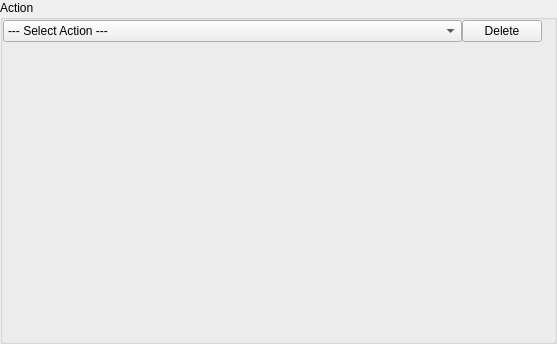
<?xml version="1.0" encoding="UTF-8"?>
<ui version="4.0">
 <class>action</class>
 <widget class="QGroupBox" name="action">
  <property name="geometry">
   <rect>
    <x>0</x>
    <y>0</y>
    <width>557</width>
    <height>344</height>
   </rect>
  </property>
  <property name="title">
   <string>Action</string>
  </property>
  <layout class="QGridLayout" name="gridLayout_2">
   <property name="leftMargin">
    <number>0</number>
   </property>
   <property name="topMargin">
    <number>0</number>
   </property>
   <property name="rightMargin">
    <number>0</number>
   </property>
   <property name="bottomMargin">
    <number>0</number>
   </property>
   <property name="spacing">
    <number>0</number>
   </property>
   <item row="0" column="0">
    <layout class="QGridLayout" name="action__layout">
     <property name="rightMargin">
      <number>12</number>
     </property>
     <property name="bottomMargin">
      <number>12</number>
     </property>
     <item row="0" column="1">
      <widget class="QPushButton" name="action__delete_btn">
       <property name="text">
        <string>Delete</string>
       </property>
      </widget>
     </item>
     <item row="0" column="0">
      <widget class="QComboBox" name="action__actions_option">
       <item>
        <property name="text">
         <string>--- Select Action ---</string>
        </property>
       </item>
      </widget>
     </item>
     <item row="1" column="0">
      <widget class="QStackedWidget" name="action__content">
       <property name="currentIndex">
        <number>3</number>
       </property>
       <widget class="QWidget" name="action__content_list_marketplace_container">
        <layout class="QVBoxLayout" name="verticalLayout_3">
         <item>
          <layout class="QVBoxLayout" name="action__content_list_marketplace_layout">
           <property name="spacing">
            <number>0</number>
           </property>
          </layout>
         </item>
        </layout>
       </widget>
       <widget class="QWidget" name="action__content_scroll_feed_container">
        <layout class="QVBoxLayout" name="verticalLayout_2">
         <item>
          <layout class="QVBoxLayout" name="action__content_scroll_feed_layout"/>
         </item>
        </layout>
       </widget>
       <widget class="QWidget" name="action__content_interact_feed_container">
        <layout class="QVBoxLayout" name="verticalLayout">
         <item>
          <layout class="QVBoxLayout" name="action__content_interact_feed_layout"/>
         </item>
        </layout>
       </widget>
       <widget class="QWidget" name="action__content_interact_target_container">
        <layout class="QVBoxLayout" name="verticalLayout_5">
         <item>
          <layout class="QVBoxLayout" name="action__content_interact_target_layout"/>
         </item>
        </layout>
       </widget>
       <widget class="QWidget" name="action__content_post_group_container">
        <layout class="QVBoxLayout" name="verticalLayout_6">
         <item>
          <layout class="QVBoxLayout" name="action__content_post_group_layout"/>
         </item>
        </layout>
       </widget>
      </widget>
     </item>
    </layout>
   </item>
  </layout>
 </widget>
 <resources/>
 <connections/>
</ui>
